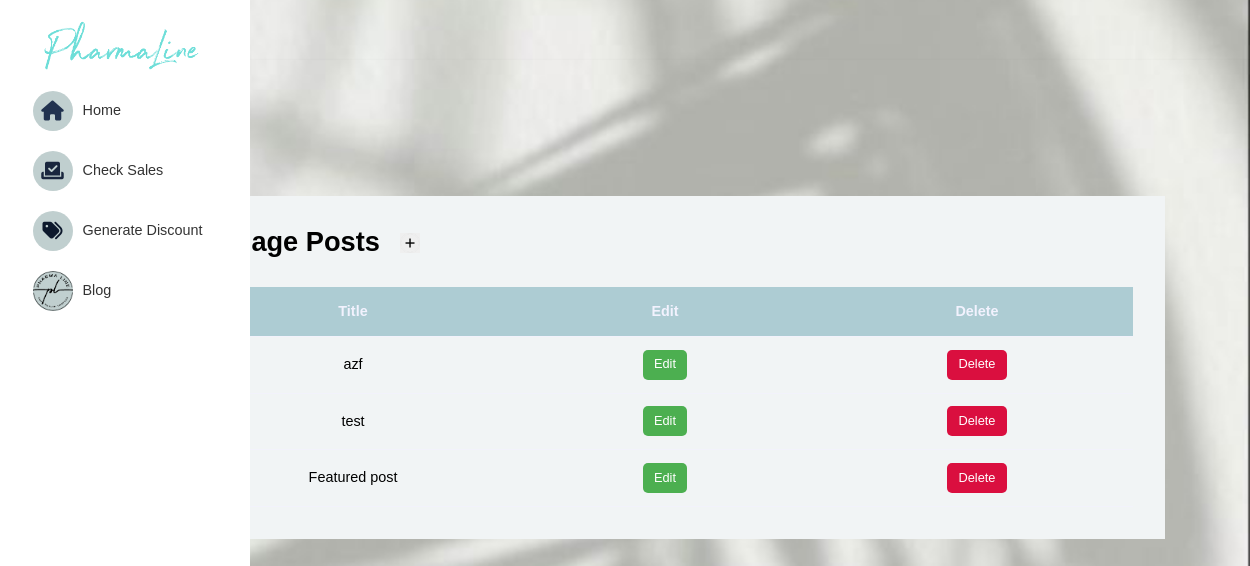
/blogAdmin.php, run on the app's committed database.
### tables this page shows
CREATE TABLE `posts` (
  `id` int(11) UNSIGNED NOT NULL,
  `title` varchar(255) NOT NULL,
  `body` text NOT NULL,
  `thumbnail` varchar(255) NOT NULL,
  `date_time` timestamp NULL DEFAULT current_timestamp(),
  `author_id` varchar(11) NOT NULL,
  `is_featured` tinyint(1) NOT NULL
);

### blogAdmin.php (the view, shortened to what this page needs)
<?php
@include('users/config.php');
$query = "SELECT id, title FROM posts ORDER BY id DESC";
$posts = mysqli_query($conn, $query);
?>
<!DOCTYPE html>
<html lang="en">
<head>
    <link rel="stylesheet" href="./assets/css/styleBlogAdmin.css">
</head>
<body>
  <div class="sidebar">
    <div class="icon-container">
      <div class="logo-sidebar">
        <img src="image/PharmaLineNameLogo.png" alt="Logo" class="nameLogo">
      </div>
      <div class="total-icons">
      <div class="icon" id="Home">
      <i class="fa-solid fa-house" style="color: #21324f;"></i>
      <a href="#">
          <span class="icon-name">Home</span></a>
        </div>
      <div class="icon" id="Check-sales">
        <i class="fa-solid fa-check-to-slot" style="color: #19263e;"></i>
          <span class="icon-name">Check Sales</span>
        </div>
        <div class="icon" id="Generate-discount">
        <i class="fa-solid fa-tags" style="color: #0c182c;"></i>
          <span class="icon-name">Generate Discount</span>
        </div>
        <div class="icon" id="Blog">
          <img src="image/logoIcon.png" alt="Blog Icon">
          <span class="icon-name">Blog</span>
        </div>
        </div>
    </div>
  </div>
<section class="dashboard">
    <div class="container dashboard__container">
        <main>
          <div class = "post__add">
            <h2>Manage Posts</h2>
            <button> <img src="image/additionIcon.png" alt="" id="addPost"></button>
          </div>
          <?php if (mysqli_num_rows($posts) > 0) : ?>
            <table>
                <thead>
                    <tr>
                        <th>Title</th>
                        <th>Edit</th>
                        <th>Delete</th>
                    </tr>
                </thead>
                <tbody>
                  <?php while($post = mysqli_fetch_assoc($posts)) : ?>
                    <tr>
                        <td><?=$post['title'] ?></td>
                        <td><a href="editPost.php?id=<?= $post['id'] ?>"  class="btn sm">Edit</a></td>
                        <td><a href="deletePost.php?id=<?= $post['id'] ?>" class="btn sm danger">Delete</a></td>
                    </tr>
                    <?php endwhile?>
                </tbody>
            </table>
            <?php else: ?>
              <div class ="alert__message error"><?= "No posts found" ?> </div>
            <?php endif?>
        </main>
    </div>
</section>
</body>
</html>

### assets/css/styleBlogAdmin.css (style rules this page uses)
:root { --color-primary: #6f6af8; --color-primary-light: hsl(242, 91%, 69%, 18%); --color-primary-variant: #5854c7; --color-red: #da0f3f; --color-red-light: hsl(346, 87%, 46%, 15%); --color-green: #00c476; --color-green-light: hsl(156, 100%, 38%, 15%); --color-gray-900: #a978d6; --color-gray-700: #ceafeb; --color-gray-300: rgba(242, 242, 254, 0.3); --color-gray-200: rgba(242, 242, 254, 0.7); --color-white: #f2f2fe; --color-bg: #0f0f3e; --transition: all 300ms ease; --container-width-lg: 74%; --container-width-md: 88%; --form-width: 40%; --card-border-radius-1: 0.3rem; --card-border-radius-2: 0.5rem; --card-border-radius-3: 0.8rem; --card-border-radius-4: 2rem; --card-border-radius-5: 5rem; }
* { margin: 0; padding: 0; outline: 0; border: 0; appearance: 0; list-style: none; text-decoration: none; box-sizing: border-box; }
body { font-family: 'Montserrat', sans-serif; line-height: 1.6; color: #000000; overflow-x: hidden; margin-top: 60px; padding: 40px; box-shadow: 0 2px 4px rgba(0, 0, 0, 0.1); background-color: transparent; min-height: calc(100vh - 60px); background-image: url("../../image/adminHomeBackground.jpg"); background-size: cover; background-position: center; background-repeat: no-repeat; font-size: 0.9rem; }
.container { width: var(--container-width-lg); max-width: 1800px; margin-inline: auto; }
section { margin-top: 3rem; width: 100vw; }
h1, h2, h3, h4, h5 { color: var(--color-white); line-height: 1.3; }
h2 { font-size: 1.7rem; margin: 1rem 0; }
a { color: var(--color-white); transition: var(--transition); }
img { display: block; width: 100%; object-fit: cover; }
.btn { border-radius: 5px; padding: 10px 20px; font-size: 18px; background-color: #4CAF50; color: #ffffff; border: none; cursor: pointer; transition: transform 0.2s ease-in-out; display: inline-block; width: fit-content; }
.btn.sm { padding: 0.3rem 0.7rem; font-size: 0.8rem; }
.btn.danger { background: var(--color-red); }
.dashboard { margin-top: 6rem; }
.dashboard__container { display: flex; flex-direction: column; gap: 1rem; background: #f1f4f5; padding: 2rem; margin-bottom: 5rem; overflow-x: auto; width: 80%; }
.dashboard__container table { width: 100%; table-layout: fixed; border-collapse: collapse; }
.dashboard__container table th, .dashboard__container table td { padding: 0.8rem; border-bottom: 1px solid var(--color-gray-200); white-space: nowrap; overflow: hidden; text-overflow: ellipsis; }
.dashboard__container table th { background: #adccd3; color: var(--color-white); }
.dashboard__container table tr { text-align: center; }
.dashboard main h2 { margin: 0 0 2rem 0; line-height: 1; color: #000000; }
.sidebar { position: fixed; top: 0; left: 0; width: 80px; height: 100vh; background-color: #ffffff; transition: width 0.3s; z-index: 999; }
.icon-container { display: flex; flex-direction: column; align-items: center; justify-content: flex-start; height: 100%; padding-top: 20px; }
.icon { width: 40px; height: 40px; background-color: #c0cfcf; border-radius: 50%; margin-bottom: 20px; display: flex; align-items: center; justify-content: center; cursor: pointer; transition: background-color 0.3s; position: relative; }
.icon i { color: #fff; font-size: 20px; }
.icon-name { position: absolute; top: 50%; left: calc(100% + 10px); transform: translateY(-50%); display: none; color: #333; white-space: nowrap; }
.nameLogo { display: none; opacity: 0; }
.logo-sidebar { width: 60px; height: 60px; margin-bottom: 50px; }
#Blog img { max-width: 100%; max-height: 100%; }
.post__add { display: flex; align-items: center; }
#addPost { width: 20px; height: 20px; }
.post__add h2 { white-space: nowrap; }
.post__add button { margin-bottom: 30px; margin-left: 20px; }

### data on the page
posts: title "azf"
posts: title "test"
posts: title "Featured post"
